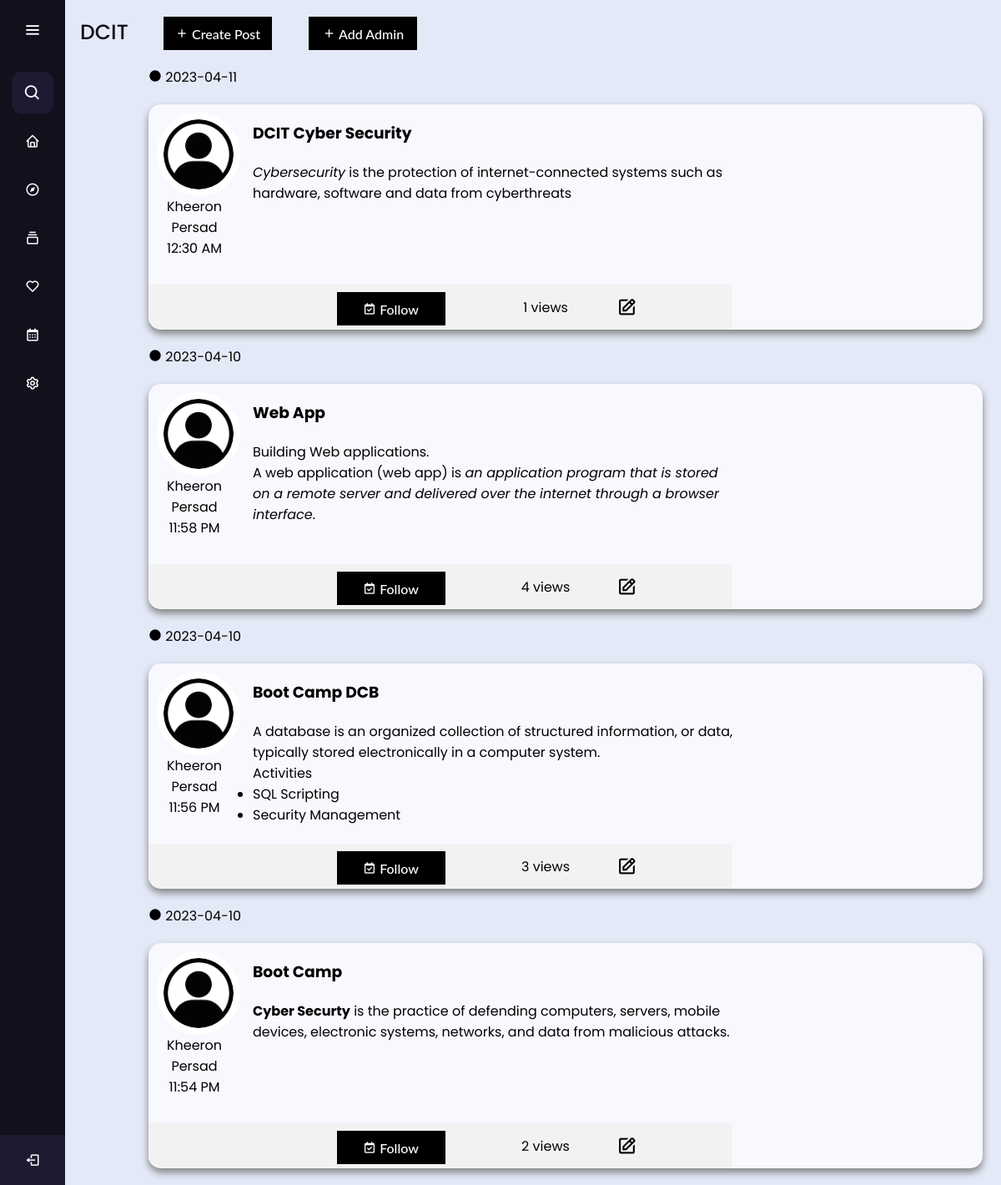
The app's page /board1 (signed in) with its own data.
### App/models.py (models this page shows, shortened)
class Board(db.Model):
  id = db.Column(db.Integer, primary_key=True, autoincrement=True)
  title = db.Column(db.String(64), nullable=False)
  faculty = db.Column(db.String(8), nullable=False)
  dept = db.Column(db.String(8), nullable=True)
  image = db.Column(db.Boolean)
  imageLocation = db.Column(db.String(256), nullable=True)
  subscribers = db.Column(db.Integer, nullable=True, default = 1)
  posts = db.relationship('Post', backref='b')

class Post(db.Model):
  id = db.Column(db.Integer, primary_key=True, autoincrement=True)
  bID = db.Column(db.Integer, db.ForeignKey('board.id'), nullable=False)
  owner = db.Column(db.Integer, db.ForeignKey('user.id'))
  ownerName = db.Column(db.String(64), nullable=False)
  title = db.Column(db.String(64), nullable=False)
  message = db.Column(db.String(2048), nullable=False)
  faculty = db.Column(db.String(8), nullable=False)
  dept = db.Column(db.String(8), nullable=True)
  dateCreated = db.Column(db.DateTime, nullable=False, default=datetime.utcnow)
  image = db.Column(db.Boolean)
  imageLocation = db.Column(db.String(256), nullable=True)
  event = db.Column(db.Boolean)
  startDate = db.Column(db.Date,  default=date.today, index=True)
  endDate = db.Column(db.Date,  default=date.today, index=True)
  schedulePostDate = db.Column(db.DateTime,  default=datetime.utcnow, index=True)
  scheduledDeleteDate = db.Column(db.DateTime,  default=datetime.utcnow, index=True, nullable=True)
  viewCount = db.Column(db.Integer, nullable=True, default = 0)
  def toDict(self):
    return{
      "id": self.id,
      "bID": self.bID,
      "owner": self.owner,
      "ownerName":self.ownerName,
      "title": self.title,
      "message": self.message,
      "faculty": self.faculty,
      "dept": self.dept,
      "image": self.image,
      "imageLocation": self.imageLocation,
      "dateCreated": self.dateCreated,
      "startDate" : self.startDate,
      "endDate" : self.endDate,
      "schedulePostDate" : self.schedulePostDate,
      "scheduledDeleteDate" : self.scheduledDeleteDate,
      "viewCount": self.viewCount
    }

### App/app.py (the view)
@app.route('/board<bID>', methods=['GET'])
def board(bID):
  if (current_user.is_authenticated == False):
    return redirect(url_for('login'))
  currentSysDateTime = datetime.datetime.now()
  board = db.session.get(Board, bID)
  posts = Post.query.filter(Post.schedulePostDate<=currentSysDateTime, Post.scheduledDeleteDate>=currentSysDateTime)
  posts = Post.query.filter_by(bID=bID)
  subscribers = Subscriber.query.filter_by(user=current_user.id)
  subscribers = [entry.toDict() for entry in subscribers]
  posts = posts.order_by(Post.schedulePostDate.desc())
  posts = [entry.toDict() for entry in posts]
  boardId = bID
  return render_template("boardPosts.html",
    boardID=boardId,
    board=board,
    posts=posts,
    subscribers = subscribers
  )

### App/app.py (called while the page is built)
@login_manager.user_loader
def load_user(user_id):
  return User.query.get(int(user_id))

@app.context_processor
def base():
  searchPost = SearchForm()
  return dict(form=searchPost)

### App/models.py (called while the page is built)
  def toDict(self):
    return{
      "id": self.id,
      "board": self.board,
      "user": self.user,
      "isAdmin": self.isAdmin,
      "isSubscribed" : self.isSubscribed
    }

### App/templates/boardPosts.html (shortened to what this page needs)
<!DOCTYPE html>
<html lang="en" dir="ltr">
  <head>
    <link rel="stylesheet" href="./static/css/test.css">
    <link href="static/css/post.css" rel="stylesheet" type="text/css" />
    <link href='https://unpkg.com/boxicons@2.0.7/css/boxicons.min.css' rel='stylesheet'>
   </head>
<body>
  <div class="sidebar">
    <div class="logo-details">
        <i class='bx bx-menu' id="btn" ></i>
    </div>
    <ul class="nav-list">
      <li>
        <i class='bx bx-search'></i>
        <form method="POST" action="{{ url_for('search') }}" class="d-flex"> {{ form.hidden_tag() }}
        </form>
      </li>
      <li>
        <a href="{{ url_for('home') }}">
          <i class='bx bx-home'></i>
        </a>
      </li>
      <li>
       <a href="{{ url_for('feed', uID = current_user.id, sortF = None, sortD = None) }}">
         <i class='bx bx-compass' ></i>
       </a>
     </li>
     <li>
       <a href="{{ url_for('boards') }}">
         <i class='bx bx-collection' ></i>
       </a>
     </li>
     <li>
      <a href="{{ url_for('savedBoards') }}">
        <i class='bx bx-heart' ></i>
      </a>
    </li>
     <li>
       <a href="{{ url_for('cal') }}">
         <i class='bx bx-calendar' ></i>
       </a>
     </li>
     <li>
       <a href="#">
         <i class='bx bx-cog' ></i>
       </a>
     </li>
     <li class="profile">
         <div class="profile-details">
           <div class="name_job">
             <div class="name">{{ current_user.username }}</div>
           </div>
         </div>
         <div>
          <a href="{{ url_for('logout') }}">
            <i class='bx bx-log-out' id="log_out"></i>
          </a>
        </div>
     </li>
    </ul>
  </div>
  <section class="home-section">
    <div class="button-container">
      <div class="left-side">
        <div class="text">{{ board.title }}</div>
        {% block button %}
        {% for subscriber in subscribers %}
          {% if board.id == subscriber.board %}
            {% if subscriber.isAdmin == true %}
              <a href="{{ url_for('createPost', bID = board.id ) }}">
                <button class="custom-btn btn-5"><i class='bx bx-plus'></i> Create Post</button>
              </a>
              <a href="{{ url_for('add_admin') }}">
                <button class="custom-btn btn-5"><i class='bx bx-plus'></i> Add Admin</button>
              </a>
            {% endif %}
          {% endif %}
        {% endfor %}
        {% endblock %}
      </div>
    </div>
      <main>
        <div class="container-post">
        {% block content %}
        {% for post in posts %}
            <div class="for-date">
                <p class="the-date"><i class='bx bxs-circle'></i> {{post.schedulePostDate.strftime('%Y-%m-%d') }}</p>
                <div class="card">
                  <div class="card-left">
                    <div class="card-top">
                      <div class="top-left">
                        <div class="profile-image">
                          <img src="static/images/defaultProfile.jpg" alt="">
                          <p class="name">{{ post.ownerName }}</p>
                          <p class="time">{{post.schedulePostDate.strftime('%I:%M %p') }}</p>
                        </div>
                      </div>
                      <div class="top-right">
                        <a href="{{ url_for('viewPost',pID = post.id )}}">
                        <div class="card-content">
                          <h3 class="title">{{ post.title }}</h3>
                          <p>{{ post.message | safe }}</p>
                        </div>
                      </a>
                      </div>
                    </div>
                    <div class="card-bot">
                      <div class="card-bot-left">
                        <p class="board-name">
                        </p>
                      </div>
                      <div class="card-bot-mid">
                        <div class="card-footer">
                          <a href="{{ url_for('follow', pID = post.id )  }}">
                            <button class="custom-btn btn-5"><i class='bx bx-calendar-check'></i> Follow</button>
                          </a>
                        </div>
                      </div>
                      <div class="card-bot-right-mid">
                        <p class="views">{{post.viewCount}} views</p>
                      </div>
                      <div class="card-bot-right-right">
                        {% for subscriber in subscribers %}
                          {% if board.id == subscriber.board %}
                            {% if subscriber.isAdmin == true %}
                              <a href="{{ url_for('editPost', bID = board.id, pID = post.id) }}">
                                <i class='bx bx-edit'></i>
                              </a>
                            {% endif %}
                          {% endif %}
                        {% endfor %}
                      </div>
                    </div>
                  </div>
                  <div class="card-right">
                  </div>
                </div>
        {% endfor %}
        {% endblock %}
            </div>
        </div>
      </main>
  </section>
</body>
</html>

### App/static/css/test.css (style rules this page uses)
* { margin: 0; padding: 0; box-sizing: border-box; font-family: "Poppins" , sans-serif; }
.sidebar { position: fixed; left: 0; top: 0; height: 100%; width: 78px; background: #11101D; padding: 6px 14px; z-index: 99; transition: all 0.5s ease; }
.sidebar .logo-details { height: 60px; display: flex; align-items: center; position: relative; }
.sidebar .logo-details #btn { position: absolute; top: 50%; right: 0; transform: translateY(-50%); font-size: 22px; transition: all 0.4s ease; font-size: 23px; text-align: center; cursor: pointer; transition: all 0.5s ease; }
.sidebar i { color: #fff; height: 60px; min-width: 50px; font-size: 28px; text-align: center; line-height: 60px; }
.sidebar .nav-list { margin-top: 20px; height: 100%; }
.sidebar li { position: relative; margin: 8px 0; list-style: none; }
.sidebar .bx-search { position: absolute; top: 50%; left: 0; transform: translateY(-50%); font-size: 22px; background: #1d1b31; color: #FFF; }
.sidebar li a { display: flex; height: 100%; width: 100%; border-radius: 12px; align-items: center; text-decoration: none; transition: all 0.4s ease; background: #11101D; }
.sidebar li i { height: 50px; line-height: 50px; font-size: 18px; border-radius: 12px; }
.sidebar li.profile { position: fixed; height: 60px; width: 78px; left: 0; bottom: -8px; padding: 10px 14px; background: #1d1b31; transition: all 0.5s ease; overflow: hidden; }
.sidebar li .profile-details { display: flex; align-items: center; flex-wrap: nowrap; }
.sidebar li.profile .name, .sidebar li.profile .job { font-size: 15px; font-weight: 400; color: #fff; white-space: nowrap; }
.sidebar .profile #log_out { position: absolute; top: 50%; right: 0; transform: translateY(-50%); background: #1d1b31; width: 100%; height: 60px; line-height: 60px; border-radius: 0px; transition: all 0.5s ease; }
.home-section { position: relative; background: #E4E9F7; height: 100vh; top: 0; left: 78px; width: calc(100% - 78px); transition: all 0.5s ease; overflow-y: auto; }
.home-section .text { display: inline-block; color: #11101d; font-size: 25px; font-weight: 500; margin: 18px }
.button-container { display: flex; }
button { margin: 20px; outline: none; }
.custom-btn { width: 130px; height: 40px; padding: 10px 25px; border: 2px solid #000; font-family: 'Lato', sans-serif; font-weight: 500; font-size: 16px; background: transparent; cursor: pointer; transition: all 0.3s ease; position: relative; display: inline-block; }
.btn-5 { background: #000; color: #fff; line-height: 42px; padding: 0; border: none; }
.btn-5:before, .btn-5:after { content:''; position:absolute; top:0; right:0; height:2px; width:0; background: #000; transition:400ms ease all; }
.btn-5:after { right:inherit; top:inherit; left:0; bottom:0; }
.button-container { display: flex; justify-content: space-between; align-items: center; }

### App/static/css/post.css (style rules this page uses)
.card { position: relative; font-family: "Candara", sans-serif; width: 1000px; height: 270px; margin: 20px; margin-left: 100px; overflow: hidden; border-radius: 15px; box-shadow: 0px 5px 10px gray; display: flex; flex-direction: row; transition-duration: 0.4s; transition-property: transform; background-color: ghostwhite; }
.card-content { margin-left: 15px; width: 578px; height: 300px; }
.title { padding-top: 20px; padding-bottom: 20px; }
.profile-image img { z-index: 1; width: 100px; height: 100px; position: relative; display: block; margin-left: 10px; margin-right: auto; margin-top: 10px; border-radius: 100px; border: 8px solid #fff; transition-duration: 0.4s; transition-property: transform; }
.name { text-align: center; }
.time { text-align: center; }
.card-footer { padding: 0px; display: flex; justify-content: center; }
.card-footer button { margin-top: 9px; }
.card-left { flex-grow: 1; padding-left: 0px; }
.card-right { width: 30%; }
.card-top { display: flex; position: absolute; width: 70%; height: 80%; }
.card-bot { position: absolute; display: flex; bottom: 0; width: 70%; background-color: #f2f2f2; height: 20%; }
.card-bot-left { width: 25%; }
.card-bot-mid { width: 33%; }
.card-bot-right-mid { width: 20%; }
.card-bot-right-right .bx-edit { padding: 15px; font-size: 25px; }
.board-name { text-align: center; padding: 15px; }
.views { text-align: center; padding: 15px; }
.the-date { padding-left: 100px; }
a { color: black; text-decoration: none; }

### records on screen
Board: title "DCIT"
Post: schedulePostDate "2023-04-11", ownerName "Kheeron Persad", schedulePostDate "12:30 AM", title "DCIT Cyber Security", message "Cybersecurity is the protection of internet-connected systems such as hardware, software and data from cyberthreats", viewCount "1"
Post: schedulePostDate "2023-04-10", ownerName "Kheeron Persad", schedulePostDate "11:58 PM", title "Web App", message "Building Web applications. A web application (web app) is an application program that is stored on a remote server and delivered over the internet through a browser interface .", viewCount "4"
Post: schedulePostDate "2023-04-10", ownerName "Kheeron Persad", schedulePostDate "11:56 PM", title "Boot Camp DCB", message "A database is an organized collection of structured information, or data, typically stored electronically in a computer system. Activities SQL Scripting Security Management", viewCount "3"
Post: schedulePostDate "2023-04-10", ownerName "Kheeron Persad", schedulePostDate "11:54 PM", title "Boot Camp", message "Cyber Securty is the practice of defending computers, servers, mobile devices, electronic systems, networks, and data from malicious attacks.", viewCount "2"
